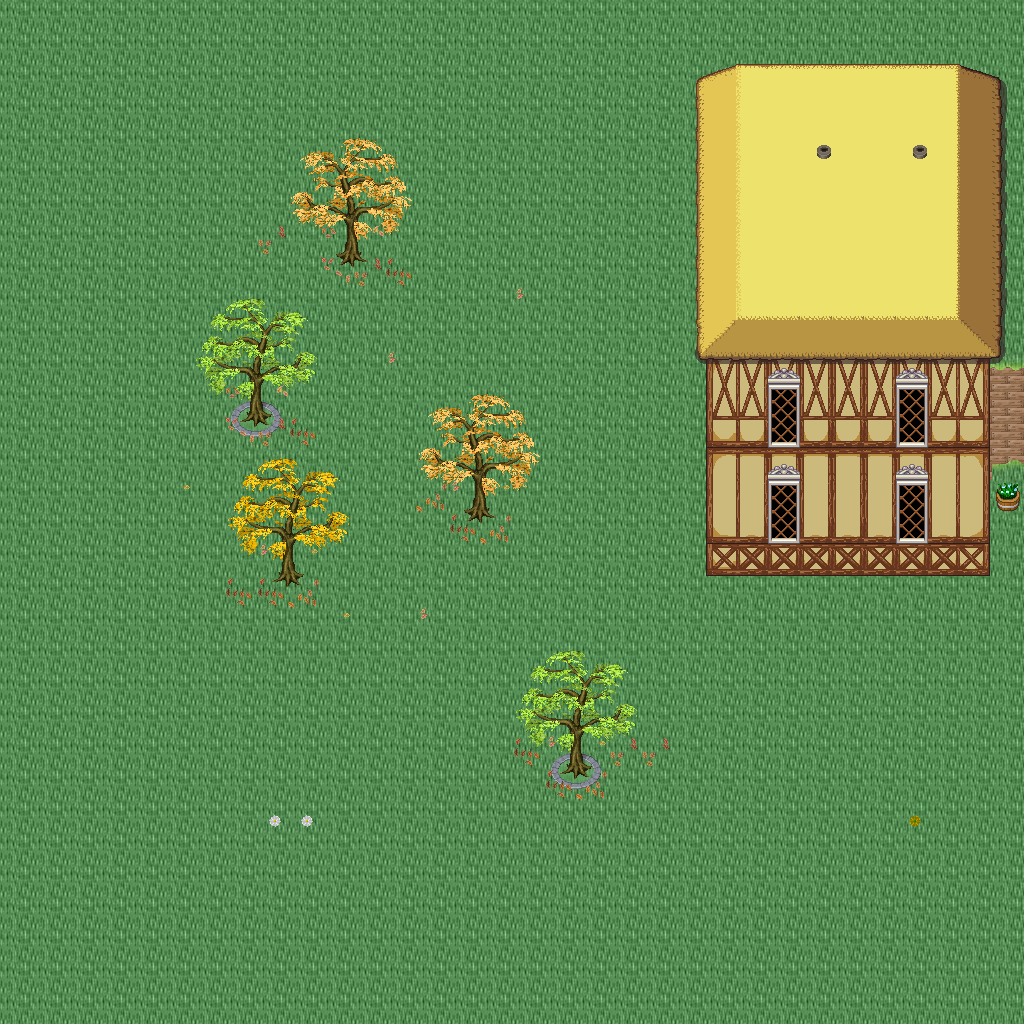

Below is a game level as drawn by its tile map, then a one-line description and the .tmx that defines it (tile-layer data replaced by summaries):
An orthogonal 32x32 tile map with 32x32 px tiles, 5 tile layers (Ground, Objects, Objects2, Above, ...), 1 hidden layer not drawn, 32 tilesets.

<map version="1.10" tiledversion="1.11.0" orientation="orthogonal" renderorder="right-down" width="32" height="32" tilewidth="32" tileheight="32" infinite="0" nextlayerid="11" nextobjectid="1">
 <tileset firstgid="1" name="logic_collision" tilewidth="32" tileheight="32" tilecount="1" columns="1">
  <image source="../drawable/logic_collision.png" width="32" height="32" />
 </tileset>
 <tileset firstgid="2" name="ground_ground" tilewidth="32" tileheight="32" tilecount="33" columns="3">
  <image source="../drawable/ground_ground.png" width="96" height="352" />
 </tileset>
 <tileset firstgid="35" name="building_castle" tilewidth="32" tileheight="32" tilecount="320" columns="20">
  <image source="../drawable/building_castle.png" width="640" height="512" />
 </tileset>
 <tileset firstgid="355" name="building_roof_blue" tilewidth="32" tileheight="32" tilecount="20" columns="5">
  <image source="../drawable/building_roof_blue.png" width="160" height="128" />
 </tileset>
 <tileset firstgid="375" name="item_weapon_cannon" tilewidth="32" tileheight="32" tilecount="12" columns="3">
  <image source="../drawable/item_weapon_cannon.png" width="96" height="128" />
 </tileset>
 <tileset firstgid="387" name="ground_stonecircle" tilewidth="32" tileheight="32" tilecount="81" columns="9">
  <image source="../drawable/ground_stonecircle.png" width="288" height="288" />
 </tileset>
 <tileset firstgid="468" name="ground_grass_edges" tilewidth="32" tileheight="32" tilecount="36" columns="12">
  <image source="../drawable/ground_grass_edges.png" width="384" height="96" />
 </tileset>
 <tileset firstgid="504" name="ground_grass_corners" tilewidth="32" tileheight="32" tilecount="24" columns="6">
  <image source="../drawable/ground_grass_corners.png" width="192" height="128" />
 </tileset>
 <tileset firstgid="528" name="plant_tree_fall_trees" tilewidth="32" tileheight="32" tilecount="40" columns="8">
  <image source="../drawable/plant_tree_fall_trees.png" width="256" height="160" />
 </tileset>
 <tileset firstgid="568" name="plant_tree_locust_tree" tilewidth="32" tileheight="32" tilecount="20" columns="4">
  <image source="../drawable/plant_tree_locust_tree.png" width="128" height="160" />
 </tileset>
 <tileset firstgid="588" name="furniture_light_lamp_blue" tilewidth="32" tileheight="32" tilecount="3" columns="1">
  <image source="../drawable/furniture_light_lamp_blue.png" width="32" height="96" />
 </tileset>
 <tileset firstgid="591" name="item_pot_pot_purple" tilewidth="32" tileheight="32" tilecount="1" columns="1">
  <image source="../drawable/item_pot_pot_purple.png" width="32" height="32" />
 </tileset>
 <tileset firstgid="592" name="item_pot_barrel_with_flower" tilewidth="32" tileheight="32" tilecount="2" columns="2">
  <image source="../drawable/item_pot_barrel_with_flower.png" width="64" height="32" />
 </tileset>
 <tileset firstgid="594" name="item_textile_laundry" tilewidth="32" tileheight="32" tilecount="16" columns="4">
  <image source="../drawable/item_textile_laundry.png" width="128" height="128" />
 </tileset>
 <tileset firstgid="610" name="plant_flower_daisy_blue" tilewidth="32" tileheight="32" tilecount="8" columns="2">
  <image source="../drawable/plant_flower_daisy_blue.png" width="64" height="128" />
 </tileset>
 <tileset firstgid="618" name="plant_flower_daisy_red" tilewidth="32" tileheight="32" tilecount="8" columns="2">
  <image source="../drawable/plant_flower_daisy_red.png" width="64" height="128" />
 </tileset>
 <tileset firstgid="626" name="plant_flower_daisy_white" tilewidth="32" tileheight="32" tilecount="8" columns="2">
  <image source="../drawable/plant_flower_daisy_white.png" width="64" height="128" />
 </tileset>
 <tileset firstgid="634" name="plant_flower_daisy_yellow" tilewidth="32" tileheight="32" tilecount="8" columns="2">
  <image source="../drawable/plant_flower_daisy_yellow.png" width="64" height="128" />
 </tileset>
 <tileset firstgid="642" name="light_dim_light_7x5" tilewidth="32" tileheight="32" tilecount="35" columns="7">
  <image source="../drawable/light_dim_light_7x5.png" width="224" height="160" />
 </tileset>
 <tileset firstgid="677" name="plant_stump_small_stump" tilewidth="32" tileheight="32" tilecount="4" columns="2">
  <image source="../drawable/plant_stump_small_stump.png" width="64" height="64" />
 </tileset>
 <tileset firstgid="681" name="plant_stump_stump_pale_purple" tilewidth="32" tileheight="32" tilecount="4" columns="2">
  <image source="../drawable/plant_stump_stump_pale_purple.png" width="64" height="64" />
 </tileset>
 <tileset firstgid="685" name="plant_indoor_small_flowerpots" tilewidth="32" tileheight="32" tilecount="4" columns="2">
  <image source="../drawable/plant_indoor_small_flowerpots.png" width="64" height="64" />
 </tileset>
 <tileset firstgid="689" name="plant_leaves" tilewidth="32" tileheight="32" tilecount="8" columns="4">
  <image source="../drawable/plant_leaves.png" width="128" height="64" />
 </tileset>
 <tileset firstgid="697" name="building_decoration_chimney" tilewidth="32" tileheight="32" tilecount="2" columns="1">
  <image source="../drawable/building_decoration_chimney.png" width="32" height="64" />
 </tileset>
 <tileset firstgid="699" name="building_decoration_orbpedestal" tilewidth="32" tileheight="32" tilecount="2" columns="1">
  <image source="../drawable/building_decoration_orbpedestal.png" width="32" height="64" />
 </tileset>
 <tileset firstgid="701" name="light_light_5x5" tilewidth="32" tileheight="32" tilecount="25" columns="5">
  <image source="../drawable/light_light_5x5.png" width="160" height="160" />
 </tileset>
 <tileset firstgid="726" name="plant_lily_pads" tilewidth="32" tileheight="32" tilecount="2" columns="1">
  <image source="../drawable/plant_lily_pads.png" width="32" height="64" />
 </tileset>
 <tileset firstgid="728" name="ground_ground_3" tilewidth="32" tileheight="32" tilecount="5" columns="5">
  <image source="../drawable/ground_ground_3.png" width="160" height="32" />
 </tileset>
 <tileset firstgid="733" name="building_cottage" tilewidth="32" tileheight="32" tilecount="256" columns="16">
  <image source="../drawable/building_cottage.png" width="512" height="512" />
 </tileset>
 <tileset firstgid="989" name="building_roof_thatched_roof" tilewidth="32" tileheight="32" tilecount="256" columns="16">
  <image source="../drawable/building_roof_thatched_roof.png" width="512" height="512" />
 </tileset>
 <tileset firstgid="1245" name="building_window_windows" tilewidth="32" tileheight="32" tilecount="256" columns="16">
  <image source="../drawable/building_window_windows.png" width="512" height="512" />
 </tileset>
 <tileset firstgid="1501" name="building_door_doors" tilewidth="32" tileheight="32" tilecount="256" columns="16">
  <image source="../drawable/building_door_doors.png" width="512" height="512" />
 </tileset>
 <layer id="1" name="Ground" width="32" height="32">
  <data>[1024 cells, 1024 non-empty, 2 distinct tile ids]</data>
 </layer>
 <layer id="2" name="Objects" width="32" height="32">
  <data>[1024 cells, 78 non-empty, 30 distinct tile ids]</data>
 </layer>
 <layer id="3" name="Objects2" width="32" height="32">
  <data>[1024 cells, 50 non-empty, 16 distinct tile ids]</data>
 </layer>
 <layer id="4" name="Above" width="32" height="32">
  <data>[1024 cells, 190 non-empty, 75 distinct tile ids]</data>
 </layer>
 <layer id="5" name="Above2" width="32" height="32">
  <data>[1024 cells, 2 non-empty, 1 distinct tile ids]</data>
 </layer>
 <layer id="6" name="Walkable" width="32" height="32" visible="0">
  <data>[1024 cells, 141 non-empty, 1 distinct tile ids]</data>
 </layer>
 <objectgroup id="7" name="Mapevents" />
 <objectgroup id="8" name="Spawn" />
 <objectgroup id="9" name="Keys" />
 <objectgroup id="10" name="Replace" />
</map>
